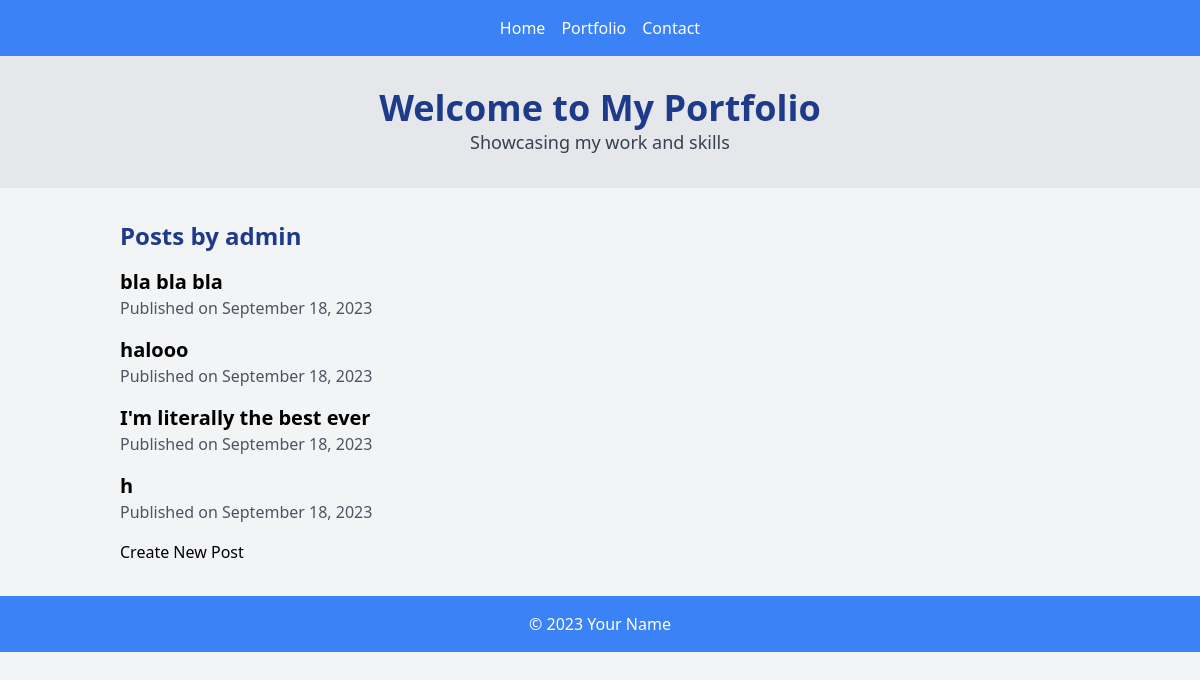
The app's page /post/1/ with its own data.
### core/models.py (models this page shows, shortened)
class Post(models.Model):
    title = models.CharField(max_length=250)
    body = models.TextField()
    slug = models.SlugField()
    author = models.ForeignKey(User, on_delete=models.CASCADE,default=1)
    publication_date = models.DateTimeField(default=timezone.now)

### core/views.py (the view)
# urls.py: path('post/<int:author_id>/', views.post_details, name='post_details'),
def post_details(request, author_id):
    author = User.objects.get(id=author_id)  # Get the author by their ID
    posts = Post.objects.filter(author=author)  # Filter posts by the author
    return render(request, 'core/post_details.html', {'author': author, 'posts': posts})

### core/templates/core/post_details.html (shortened to what this page needs)
{% extends 'base.html' %}
{% block content %}
    <h2 class="text-2xl font-semibold text-blue-900">Posts by {{ author.username }}</h2>
    <ul class="mt-4">
        {% for post in posts %}
            <li class="mb-4">
                <h3 class="text-xl font-semibold">{{ post.title }}</h3>
                <p class="text-gray-600">Published on {{ post.publication_date|date:"F d, Y" }}</p>
            </li>
        {% empty %}
            <p>No posts by this author.</p>
        {% endfor %}
    </ul>
    <a href="{% url 'create_post' %}" class="btn btn-primary">Create New Post</a>
{% endblock %}

### records on screen
Post: title "bla bla bla", publication_date "September 18, 2023"
Post: title "halooo", publication_date "September 18, 2023"
Post: title "I'm literally the best ever", publication_date "September 18, 2023"
Post: title "h", publication_date "September 18, 2023"

### other values on screen
{{ author.username }} "admin"
